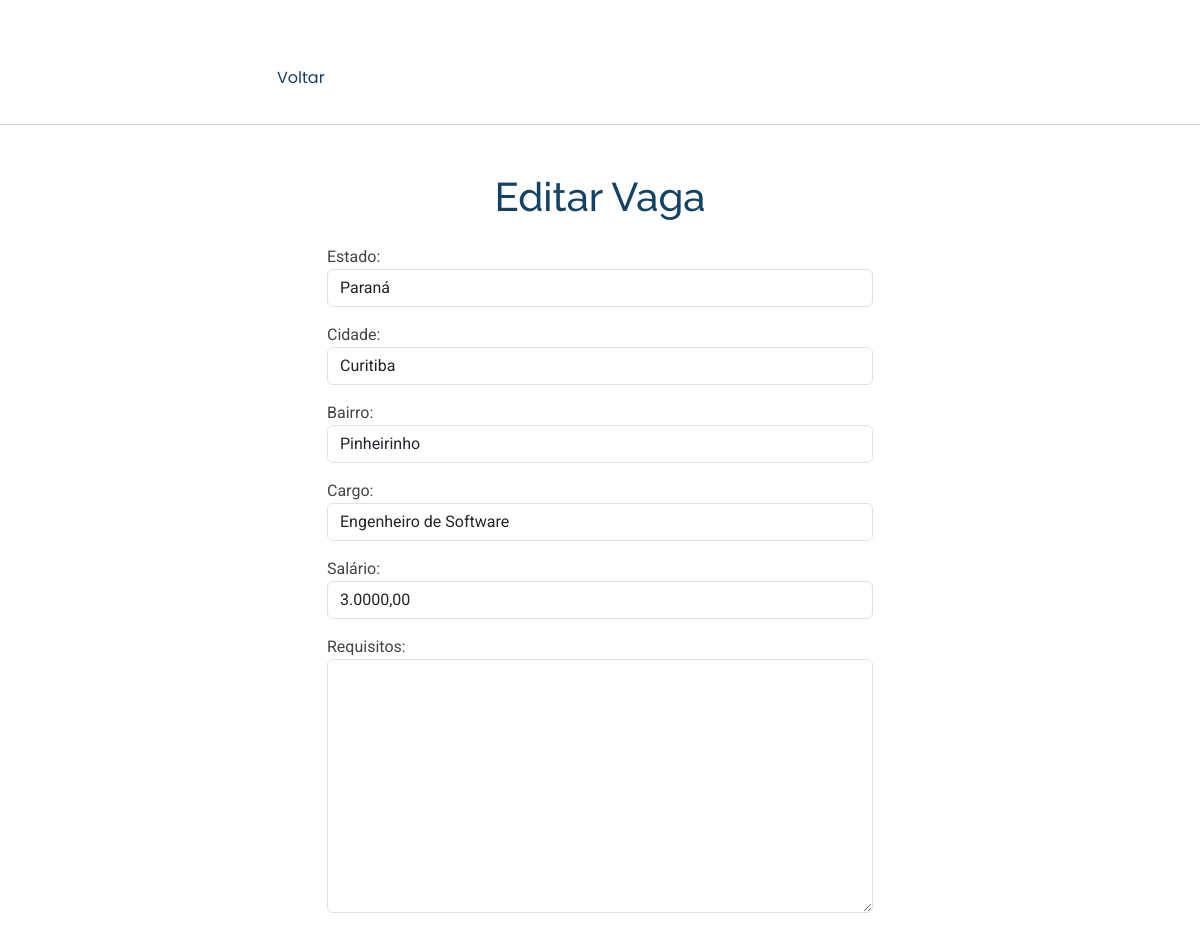
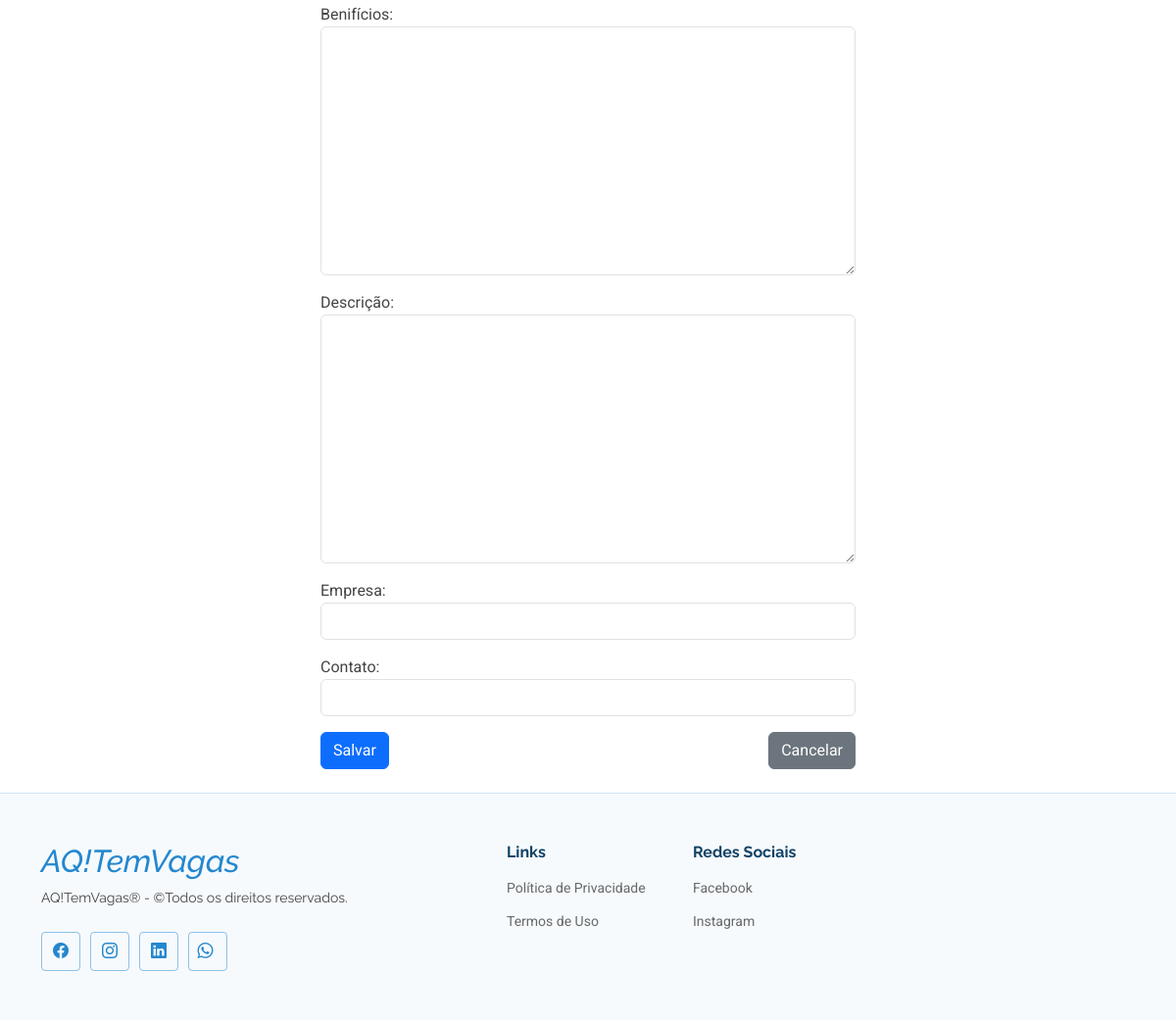
Page /page/editar_vaga/45/ on the committed database (2 pictures, top to bottom).
### app/models.py (models this page shows)
class aqtemvaga_brasil(models.Model):
  Estado = models.CharField(max_length=20,null=True)
  def __str__(self) -> str: return f"{self.Estado}"

class vaga_oferecido(models.Model):
    Empregador = models.ForeignKey(Empregador, on_delete=models.CASCADE)
    Estado = models.ForeignKey(aqtemvaga_brasil, on_delete=models.CASCADE, null=True)
    Cidade = models.CharField(max_length=100, blank=True, null=True)
    Bairro = models.CharField(max_length=100,blank=True, null=True)
    Cargo = models.CharField(max_length=100, blank=True, null=True)  # Tornar opcional
    Salário = models.CharField(max_length=100, blank=True, null=True)  # Tornar opcional
    Requisitos = models.TextField(blank=True, null=True)  # Tornar opcional
    Benifícios = models.TextField(blank=True, null=True)  # Tornar opcional
    Descrição = models.TextField(blank=True, null=True)  # Tornar opcional
    Empresa = models.TextField(blank=True, null=True)  # Tornar opcional
    Contato = models.TextField(blank=True, null=True)  # Tornar opcional
    Data_criacao = models.DateTimeField(default=now)
    Data_atualizacao = models.DateTimeField(auto_now=True)

### app/views.py (the view)
# urls.py: path('page/editar_vaga/<int:vaga_id>/', editar_vaga, name='editar_vaga'),
def editar_vaga(request, vaga_id):
    vaga = get_object_or_404(vaga_oferecido, id=vaga_id)
    if request.method == 'POST':
        form = VagaForm(request.POST, instance=vaga)
        if form.is_valid():
            form.save()
            return redirect('dash_empregador')
    else:
        form = VagaForm(instance=vaga)
    context = {
        'form': form,
        'vaga': vaga
    }
    return render(request, 'page/editar_vaga.html', context)

### app/forms.py
class VagaForm(forms.ModelForm):
    class Meta:
        model = vaga_oferecido
        fields = ['Estado', 'Cidade','Bairro', 'Cargo', 'Salário', 'Requisitos', 'Benifícios', 'Descrição', 'Empresa', 'Contato']
        widgets = {
            'Estado': forms.Select(attrs={'class': 'form-control'}),
            'Cidade': forms.TextInput(attrs={'class': 'form-control'}),
            'Bairro': forms.TextInput(attrs={'class': 'form-control'}),
            'Cargo': forms.TextInput(attrs={'class': 'form-control'}),
            'Salário': forms.TextInput(attrs={'class': 'form-control'}),
            'Requisitos': forms.Textarea(attrs={'class': 'form-control'}),
            'Benifícios': forms.Textarea(attrs={'class': 'form-control'}),
            'Descrição': forms.Textarea(attrs={'class': 'form-control'}),
            'Empresa': forms.TextInput(attrs={'class': 'form-control'}),
            'Contato': forms.TextInput(attrs={'class': 'form-control'}),
        }

### templates/page/editar_vaga.html (shortened to what this page needs)
{% extends 'page/home_base.html' %}
{% load static %}
{% block main %}
<div class="container col-lg-7 pt-5">
    <nav id="navmenu" class="navmenu">
        <ul>
            <li><a href="{% url 'dash_empregador' %}">Voltar</a></li>
        </ul>
    </nav>
</div>
<hr>
<div class="container mt-5">
    <div class="row justify-content-center">
        <div class="col-lg-6">
            <h1 class="text-center">Editar Vaga</h1>
            <form method="POST" class="mt-4">
                {{ form.as_p }}
                <div class="d-flex justify-content-between">
                    <button type="submit" class="btn btn-primary">Salvar</button>
                    <a href="{% url 'dash_empregador' %}" class="btn btn-secondary">Cancelar</a>
                </div>
            </form>
        </div>
    </div>
</div>
<br>
{% endblock %}

### static/assets/css/main.css (style rules this page uses)
:root { --default-font:"Roboto",system-ui,-apple-system,"Segoe UI",Roboto,"Helvetica Neue",Arial,"Noto Sans","Liberation Sans",sans-serif,"Apple Color Emoji","Segoe UI Emoji","Segoe UI Symbol","Noto Color Emoji"; --heading-font:"Raleway",sans-serif; --nav-font:"Poppins",sans-serif }
:root { --background-color:#ffffff; --default-color:#444444; --heading-color:#124265; --accent-color:#2487ce; --surface-color:#ffffff; --contrast-color:#ffffff }
:root { --nav-color:#124265; --nav-hover-color:#2487ce; --nav-mobile-background-color:#ffffff; --nav-dropdown-background-color:#ffffff; --nav-dropdown-color:#124265; --nav-dropdown-hover-color:#2487ce }
:root { scroll-behavior:smooth }
body { color:var(--default-color); background-color:var(--background-color); font-family:var(--default-font) }
a { color:var(--accent-color); text-decoration:none; transition:.3s }
h1,h2,h3,h4,h5,h6 { color:var(--heading-color); font-family:var(--heading-font) }
@media (min-width:1200px) { .navmenu { padding:0 } }
@media (min-width:1200px) { .navmenu ul { margin:0; padding:0; display:flex; list-style:none; align-items:center } }
@media (min-width:1200px) { .navmenu li { position:relative } }
@media (min-width:1200px) { .navmenu a,.navmenu a:focus { color:var(--nav-color); padding:18px 15px; font-size:16px; font-family:var(--nav-font); font-weight:400; display:flex; align-items:center; justify-content:space-between; white-space:nowrap; transition:.3s } }
@media (min-width:1200px) { .navmenu li:last-child a { padding-right:0 } }

### rows in the picture
aqtemvaga_brasil: Estado "Paraná"
vaga_oferecido: Cidade "Curitiba", Bairro "Pinheirinho", Cargo "Engenheiro de Software", Salário "3.0000,00"
